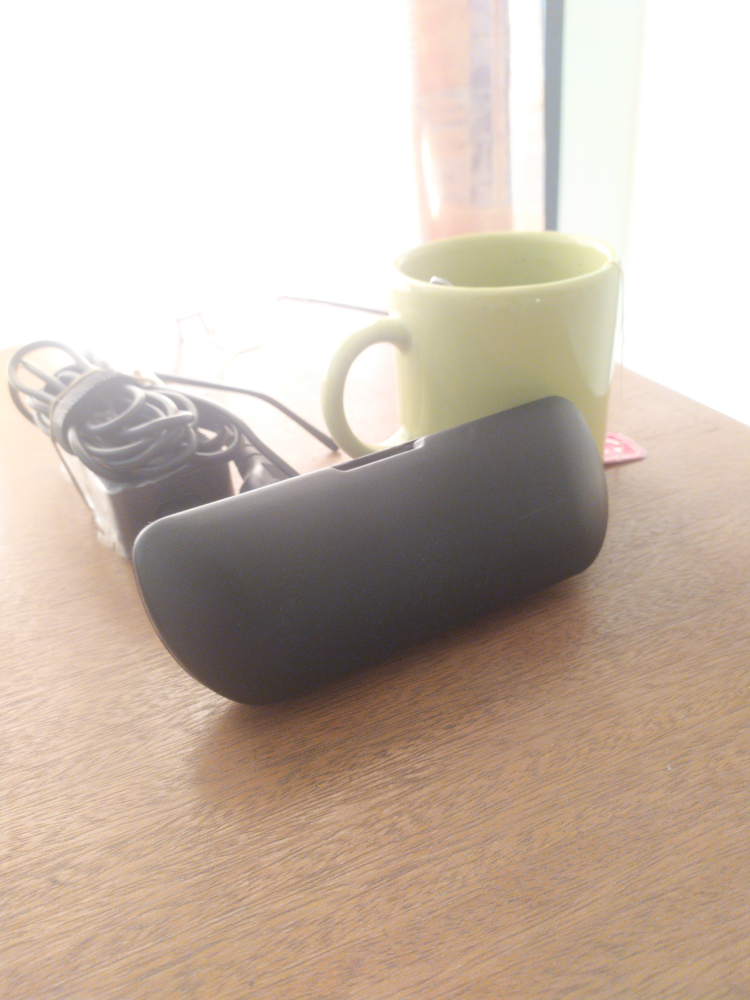
#> input picture Unidad1/imagenes/cv4_2024_04_09.jpg, 3000 x 4000 px, found by its file name (shown at 1/4 size)
$ python ejercicio2.py
#> lines starting #> are read from the running program, lines starting #| are printed output that depends on the picture; pictures that were not available may be replaced by others from this repository, and a replacement may not be noted
import numpy as np
import cv2 as cv
import matplotlib.pyplot as plt

'''Consigna

Con las fotografías pedidas por la cátedra la clase pasada
(la foto de objetos con fondo liso, y fotos del mismo producto en un contexto más complejo)
usar los métodos de extracción de características (esos anteriores al Deep Learning)
para encontrar la ubicación del producto dentro de la imagen.

'''

img1 = cv.imread('Unidad1\imagenes\cv4_2024_04_09.jpg',cv.IMREAD_GRAYSCALE)
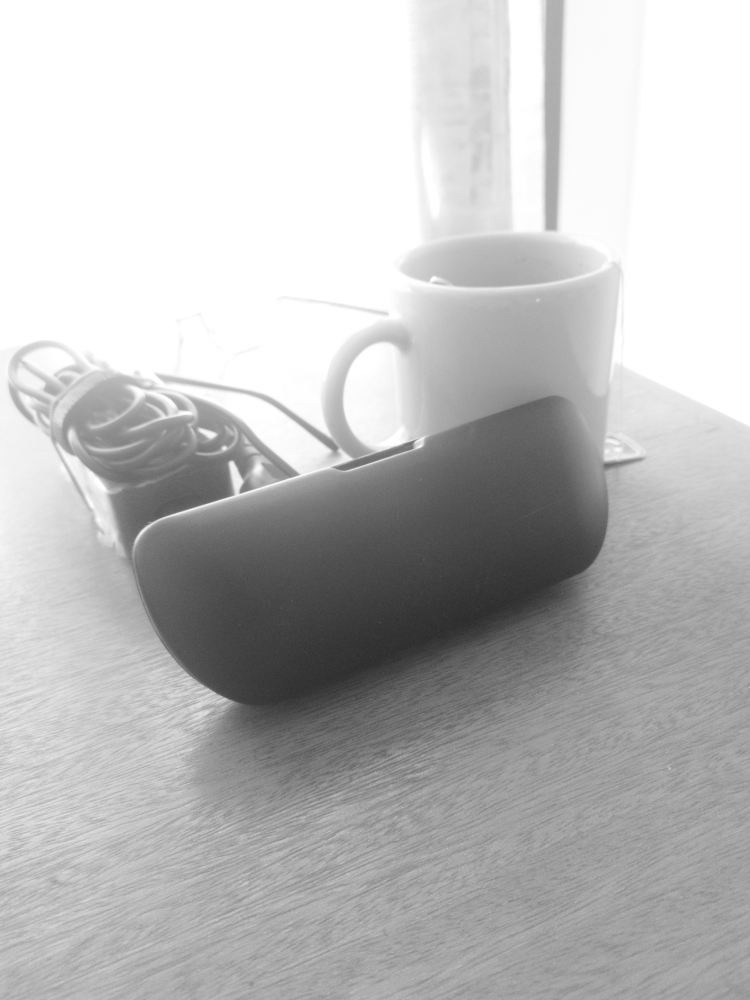
#> img1: shape (4000, 3000) (shown at 1/4 size); min 31, max 255, mean 188.8
img2 = cv.imread('Unidad1\imagenes\cv5_2024_04_09.jpg',cv.IMREAD_GRAYSCALE)
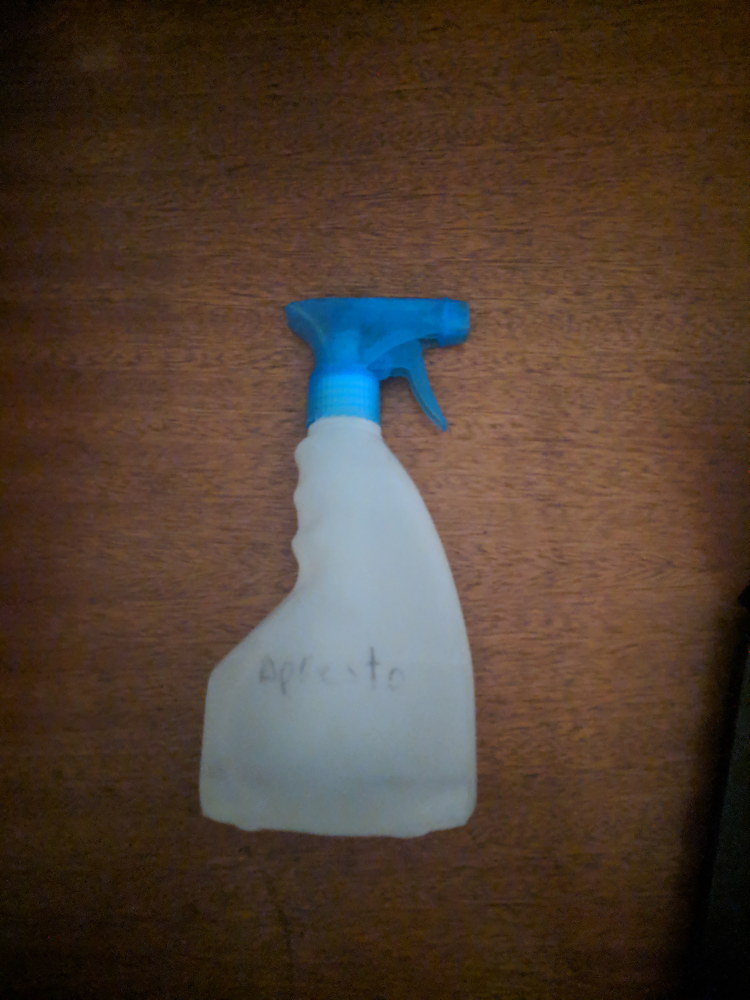
#> input picture Unidad1/imagenes/cv2_2024_04_09.jpg, 2998 x 3998 px, given in place of cv5_2024_04_09.jpg, which was not available (shown at 1/4 size)
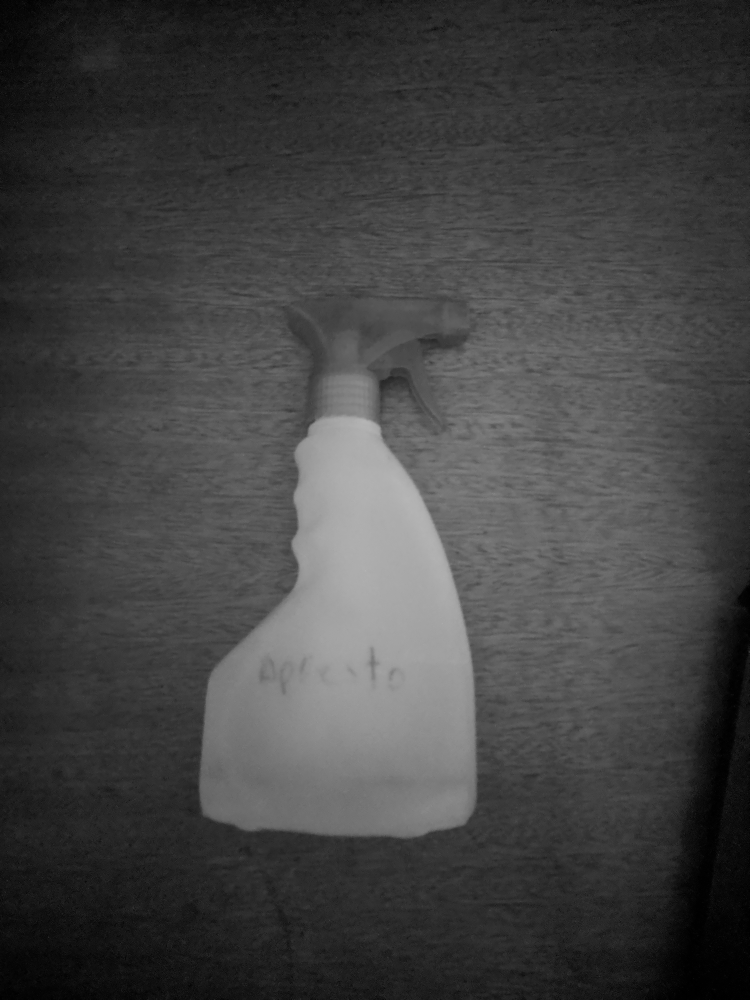
#> img2: shape (3998, 2998) (shown at 1/4 size); min 0, max 201, mean 66.6

# Initiate ORB detector
orb = cv.ORB_create()

# find the keypoints and descriptors with ORB
kp1, des1 = orb.detectAndCompute(img1,None)
#> kp1 = 411 keypoints; strongest (x, y, size): (964, 1967, 111.1), (928, 1845, 111.1), (961, 1971, 92.6), (960, 1971, 77.1)
kp2, des2 = orb.detectAndCompute(img2,None)
#> kp2 = 310 keypoints; strongest (x, y, size): (2234, 3825, 31), (614, 3833, 31), (602, 3607, 31), (2290, 55, 31)

# create BFMatcher object
bf = cv.BFMatcher(cv.NORM_HAMMING, crossCheck=True)

# Match descriptors.
matches = bf.match(des1,des2)
#> matches = 99 matches

# Sort them in the order of their distance.
matches = sorted(matches, key = lambda x:x.distance)

# Draw first 10 matches.
img3 = cv.drawMatches(img1,kp1,img2,kp2,matches[:20],None,flags=cv.DrawMatchesFlags_NOT_DRAW_SINGLE_POINTS)
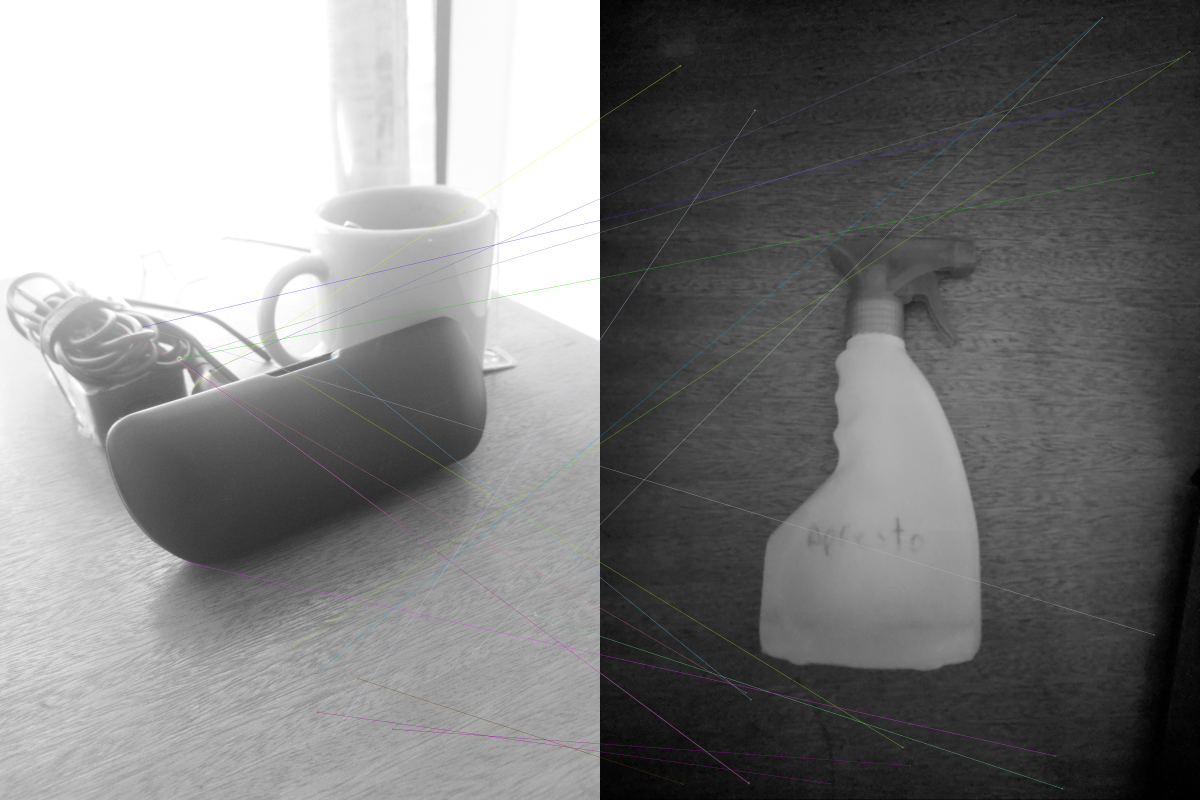
#> img3: shape (4000, 5998, 3) (shown at 1/5 size); mean of channels 0, 1, 2 127.9, 127.8, 127.8; drawn as B, G, R

plt.imshow(img3),plt.show()
